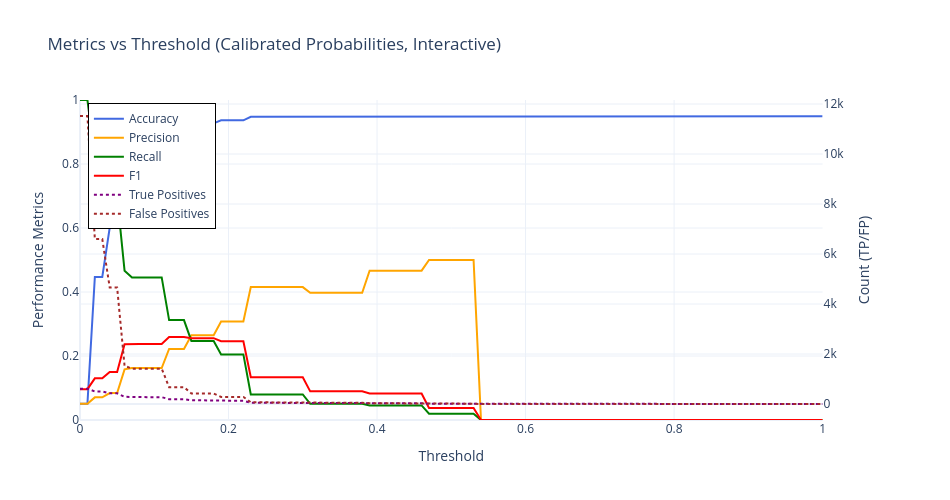

The cell this chart's notebook holds for it:
### Code cell
#now lets calibrate the decision tree

dt_res_cal, best_dt_cal = calibration_results(best_dt, X_train_enc_df, X_test_enc_df,
                                               y_train, y_test, model_name='Decision Tree')

best_dt_cal = CalibratedBundle(best_dt_cal['model'], best_dt_cal['isotonic'])
